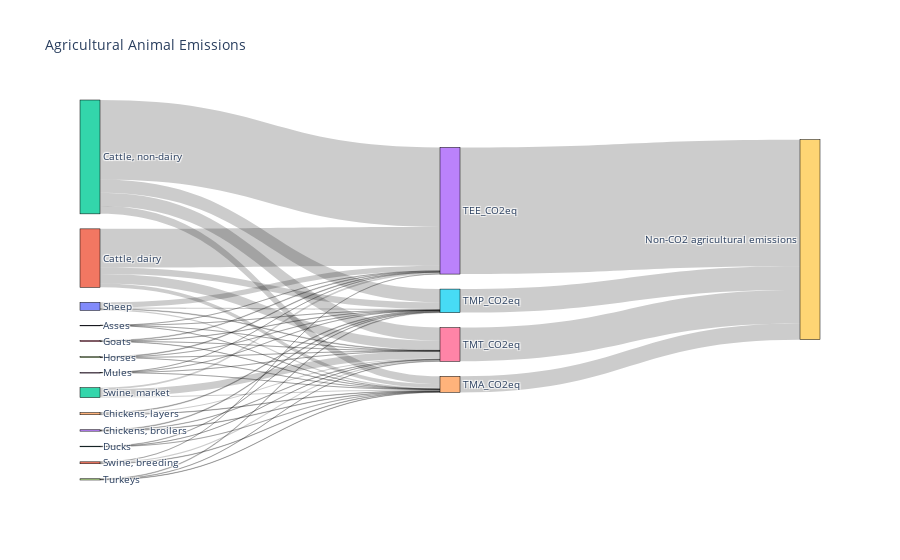

Notebook code for this chart:
### Code cell
fig

### Figure 1 — Plotly figure (JSON) as saved in the notebook; plotly's stock layout.template omitted (floating-point values rounded to 4 significant figures)
{"data": [{"link": {"source": [0, 1, 2, 6, 7, 8, 10, 11, 12, 0, 1, 2, 3, 4, 5, 6, 7, 8, 10, 11, 12, 17, 0, 1, 2, 3, 4, 5, 6, 7, 8, 10, 17, 0, 1, 2, 3, 4, 5, 6, 7, 8, 10, 11, 12, 17, 13, 14, 15, 16], "target": [13, 13, 13, 13, 13, 13, 13, 13, 13, 14, 14, 14, 14, 14, 14, 14, 14, 14, 14, 14, 14, 14, 15, 15, 15, 15, 15, 15, 15, 15, 15, 15, 15, 16, 16, 16, 16, 16, 16, 16, 16, 16, 16, 16, 16, 16, 9, 9, 9, 9], "value": [6.397, 8728.0, 17950.0, 136.4, 140.2, 5.877, 1183.0, 41.97, 377.8, 0.8718, 866.3, 1760.0, 89.38, 86.5, 45.5, 54.19, 30.78, 0.801, 245.8, 93.83, 258.9, 80.23, 0.8718, 1472.0, 2990.0, 151.3, 147.0, 77.31, 54.19, 30.78, 0.801, 245.8, 136.3, 0.791, 2121.0, 2973.0, 76.66, 256.9, 26.3, 22.49, 22.91, 0.7268, 134.7, 300.7, 1603.0, 64.2, 28570.0, 3613.0, 5307.0, 7604.0]}, "node": {"label": ["Asses", "Cattle, dairy", "Cattle, non-dairy", "Chickens, broilers", "Chickens, layers", "Ducks", "Goats", "Horses", "Mules", "Non-CO2 agricultural emissions", "Sheep", "Swine, breeding", "Swine, market", "TEE_CO2eq", "TMA_CO2eq", "TMP_CO2eq", "TMT_CO2eq", "Turkeys"], "line": {"color": "black", "width": 0.5}, "pad": 15, "thickness": 20}, "type": "sankey"}], "layout": {"font": {"size": 10}, "title": {"text": "Agricultural Animal Emissions"}}}
